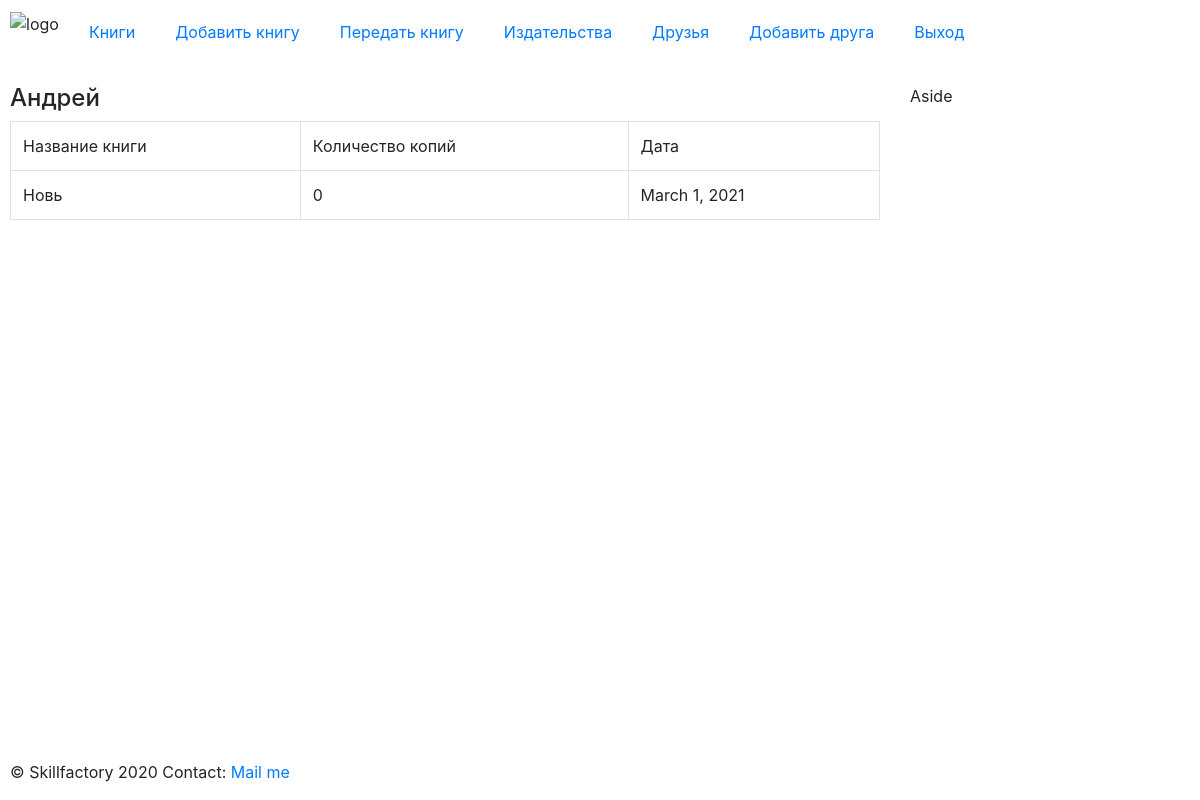
Before: /friends/4 (signed in) with the older database file.
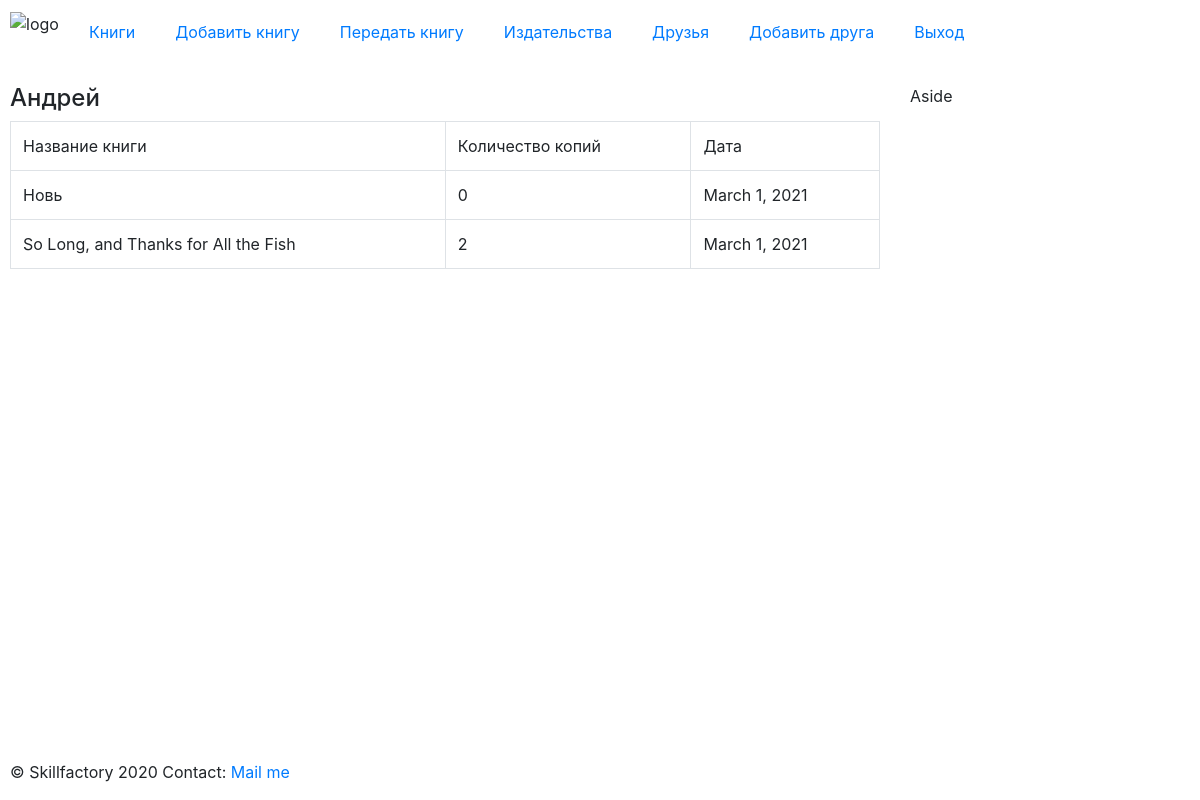
After: the same page with the newer database file.
### p_library/models.py (models this page shows, shortened)
class Friend(models.Model):
    name = models.TextField()

class BookReader(models.Model):
    book = models.ForeignKey(Book, on_delete=models.CASCADE)
    friend = models.ForeignKey(Friend, on_delete=models.CASCADE)
    date_send = models.DateField()
    copy_count_send = models.PositiveSmallIntegerField(default=1)

class Book(models.Model):
    ISBN = models.CharField(max_length=13)
    title = models.TextField()
    description = models.TextField()
    year_release = models.SmallIntegerField()
    price = models.FloatField()
    copy_count = models.PositiveSmallIntegerField(default=1)
    cover = models.ImageField(upload_to="p_library/book", default=None, null=True)
    author = models.ForeignKey(Author, on_delete=models.CASCADE)
    publisher = models.ForeignKey(Publisher, null=True, on_delete=models.SET_NULL)
    book_reader = models.ManyToManyField(Friend, through="BookReader")

### p_library/views.py (the view)
# urls.py: path("friends/<int:pk>", views.FriendDetail.as_view(), name="friend_detail"),
class FriendDetail(LoginRequiredMixin, DetailView):
    model = Friend
    template_name = "friend_detail.html"
    def get_context_data(self, **kwargs):
        context = super().get_context_data(**kwargs)
        context["sent_books"] = self.object.bookreader_set.all()
        return context

### templates/friend_detail.html (shortened to what this page needs)
{% extends "./base.html" %}
{% block content %}
<h4>{{ object.name }}</h4>
<table class="table table-bordered">
    <tr>
        <td scope="col">Название книги</td>
        <td scope="col">Количество копий</td>
        <td scope="col">Дата</td>
    </tr>
    {% for item in sent_books %}
    <tr>
        <td >{{ item.book.title }}</td>
        <td>{{ item.copy_count_send }}</td>
        <td>{{ item.date_send }}</td>
    </tr>
    {% endfor %}
</table>
{% endblock %}

### templates/base.html (shortened to what this page needs)
{% load static %}
<!doctype html>
<html lang="ru">
<head>
	<link rel="stylesheet" href="https://maxcdn.bootstrapcdn.com/bootstrap/4.0.0/css/bootstrap.min.css">
    <link rel="stylesheet" href="{% static 'css/main.css' %}">
</head>
<body>
	<header>
		<div class="logo"> <img src="{% static 'logo/logo.png' %}" width=293 height=125 alt="logo">
		</div>
		<nav>
			<ul class="nav">
				<li class="nav-item"><a href="{% url 'p_library:books' %}">Книги</a>
				<li class="nav-item"><a href="{% url 'p_library:create' %}">Добавить книгу</a>
				<li class="nav-item"><a href="{% url 'p_library:book_send' %}">Передать книгу</a>
				<li class="nav-item"><a href="{% url 'p_library:publishers' %}">Издательства</a>
				<li class="nav-item"><a href="{% url 'p_library:friend_list' %}">Друзья</a>
				<li class="nav-item"><a href="{% url 'p_library:friend_create' %}">Добавить друга</a>
				<li class="nav-item"><a href="{% url 'common:logout' %}">Выход</a>
			</ul>
		</nav>
	</header>
	<main>
		<div class="main_wrapper">
            {% block content %}
            {% endblock %}
		</div>
	</main>
	<aside>
		<div>
			<span>Aside</span>
		</div>
	</aside>
	<footer>
		<div class="address">
			<address>
				&copy; Skillfactory 2020  Contact: <a href="mailto:azat715@gmail.com">Mail me</a>
			</address>
		</div>
	</footer>
</body>
</html>

### static/css/main.css (style rules this page uses)
body { display: grid; grid-template-areas: "header header" "main aside" "footer footer"; grid-template-rows: auto 1fr auto; grid-template-columns: 1fr 300px; grid-gap: 10px; height: 100vh; margin: 0; }
header { grid-area: header; display: flex; flex-wrap: wrap; }
nav ul { display: flex; list-style: none; margin: 0; padding: 0; }
nav li { display: block; margin: 20px; }
main { grid-area: main; }
.address, .logo, aside, .main_wrapper { margin: 10px; }
aside { grid-area: aside; }
footer { grid-area: footer; }
@media (min-width: 576px) { .main_wrapper { max-width: 540px; } }
@media (min-width: 768px) { .main_wrapper { max-width: 720px; } }
@media (min-width: 992px) { .main_wrapper { max-width: 960px; } }
@media (min-width: 1200px) { .main_wrapper { max-width: 1140px; } }

Changed rows visible on the page:
added BookReader: book "So Long, and Thanks for All the Fish", copy_count_send "2", date_send "March 1, 2021"
